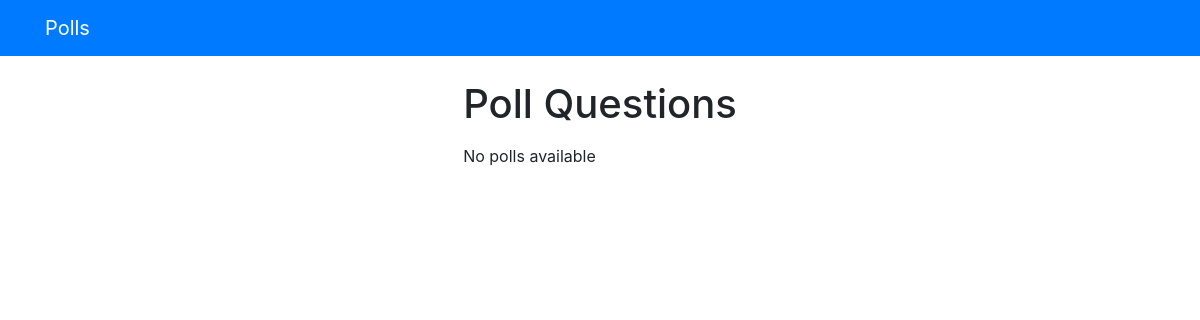
/polls/, run on an earlier commit of the app's database.
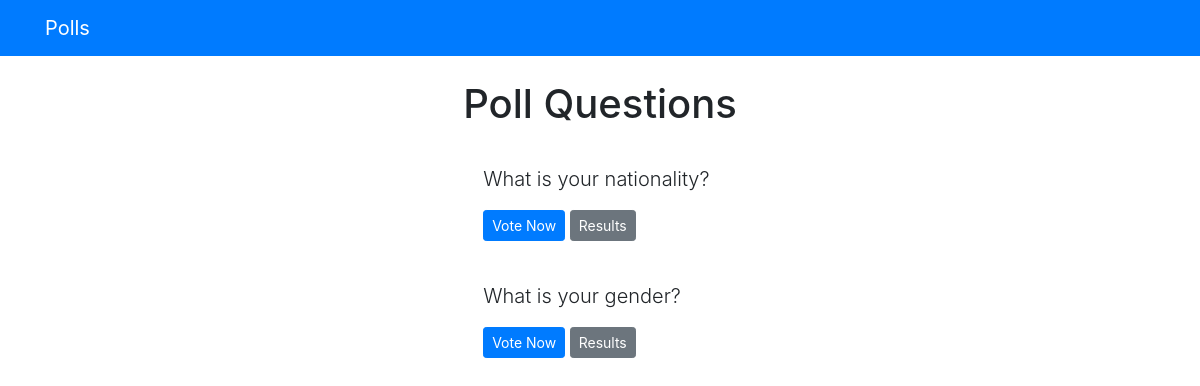
And on a later commit of the database.
### polls/models.py (models this page shows, shortened)
class Question(models.Model):
    question_text = models.CharField(max_length=200)
    pub_date = models.DateTimeField(default=timezone.now)

### polls/views.py (the view)
# urls.py: path('', index, name='polls'),
def index(request):
    latest_question_list = Question.objects.order_by('-pub_date')[:5]
    context = {
        'latest_question_list': latest_question_list
    }
    return render(request, 'polls/index.html', context)

### templates/polls/index.html
{% extends 'base.html' %}
{% block content %}
    <h1 class="text-center mb-3">Poll Questions</h1>
    {% if latest_question_list %}
        {% for question in latest_question_list %}
            <div class="card-mb-3">
                <div class="card-body">
                    <p class="lead">{{ question.question_text }}</p>
                    <a href="{% url 'detail' question.id %}" class="btn btn-primary btn-sm">Vote Now</a>
                    <a href="{% url 'results' question.id %}" class="btn btn-secondary btn-sm">Results</a>
                </div>
            </div>
        {% endfor %}
    {% else %}
        <p>No polls available</p>
    {% endif %}
{% endblock %}

### templates/base.html (shortened to what this page needs)
<!DOCTYPE html>
<html lang="en">
<head>
	<link rel="stylesheet" href="https://stackpath.bootstrapcdn.com/bootstrap/4.4.1/css/bootstrap.min.css"
>
</head>
<body>
	{% include 'polls/_navbar.html'%}
	<div class="container">
		<div class="row">
			<div class=".col-md-6 m-auto">
				{% block content %}
                {% endblock%}
			</div>
		</div>
	</div>
</body>
</html>

### templates/polls/_navbar.html
<nav class="navbar navbar-dark bg-primary mb-4">
	<div class="container">
		<a class="navbar-brand" href="{% url "polls" %}">Polls</a>
	</div>
</nav>

What changed in the data, as far as the page shows it:
added Question: question_text "What is your nationality?"
added Question: question_text "What is your gender?"
Also different on the page:
text no longer shown: "No polls available"
